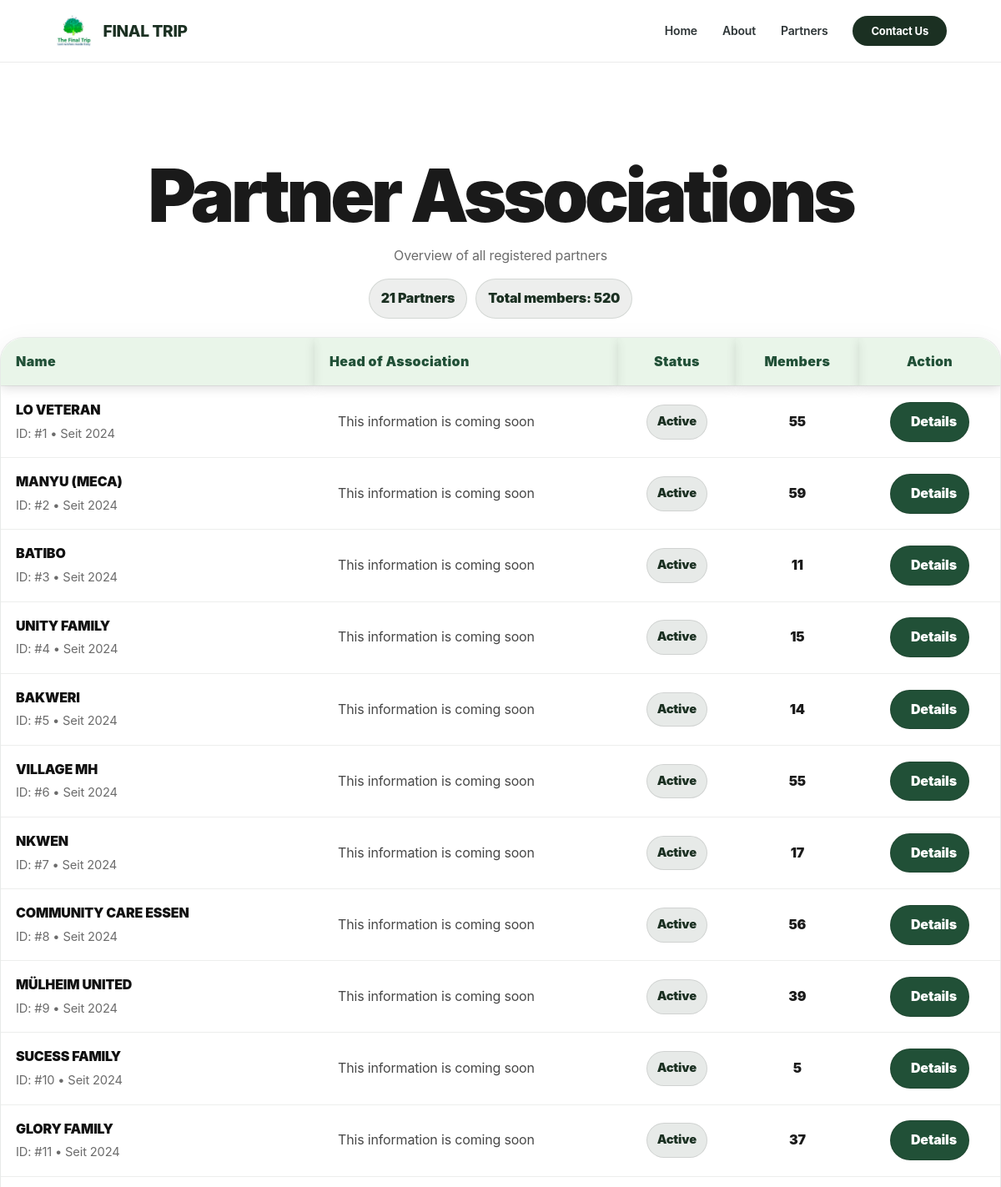
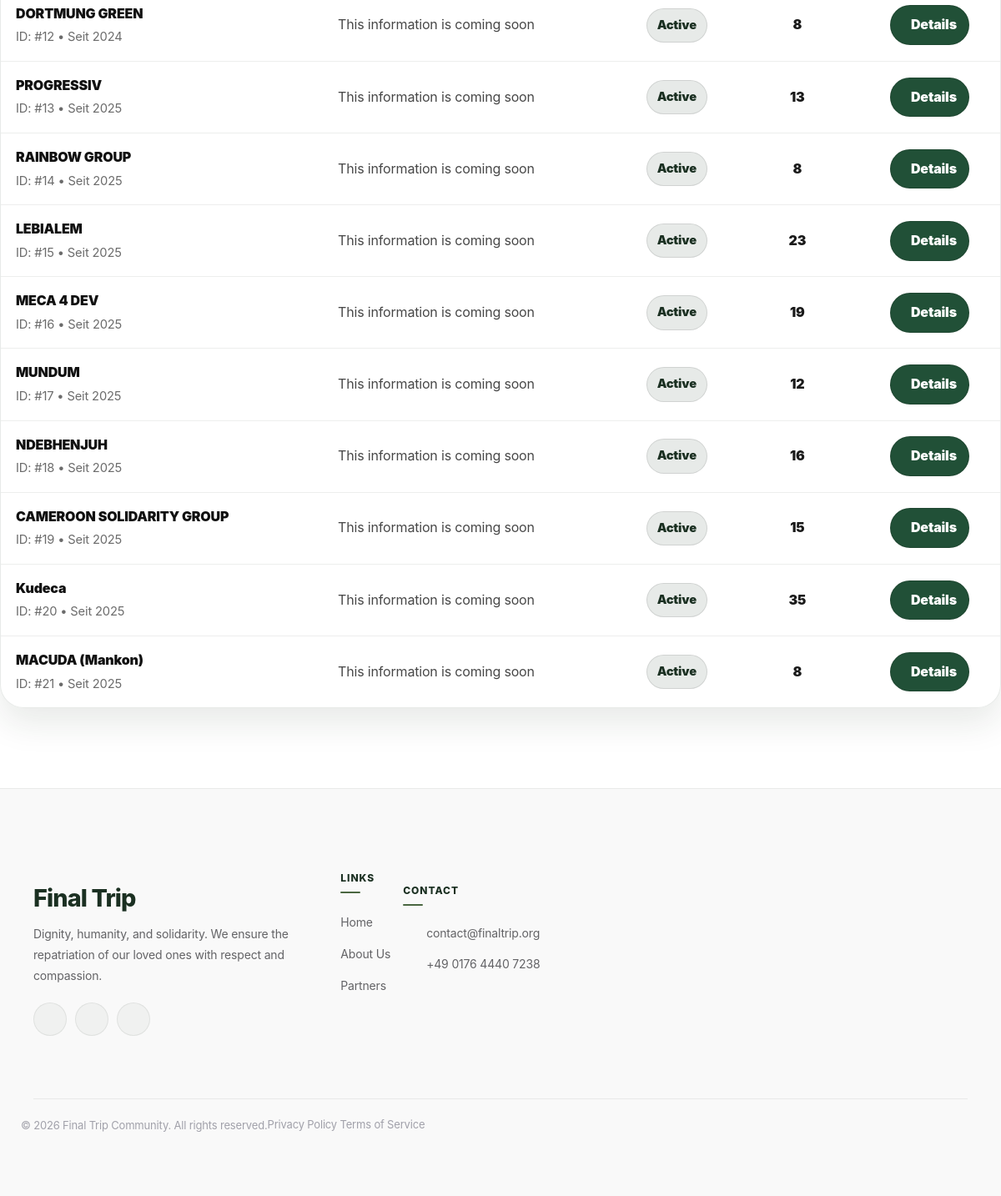
The page /associations/ on the database its author committed (2 pictures, top to bottom).
### pages/models.py (models this page shows, shortened)
class Association(models.Model):
    STATUS_CHOICES = [
        ('active', 'Active'),
        ('inactive', 'Inactive'),
        ('suspended', 'Suspended'),
    ]
    FEE_TYPE_CHOICES = [
        ('once', 'Einmalig'),
        ('monthly', 'Monatlich'),
        ('yearly', 'Jährlich'),
    ]
    name = models.CharField(max_length=200)
    entry_date = models.DateField(verbose_name="Eintrittsdatum", null=True, blank=True)
    head_of_association = models.CharField(max_length=200, verbose_name="Leiter/in der Assocation", null=True)
    head_phone = models.CharField(max_length=50, verbose_name="Telefon (Head)", null=True, blank=True)
    member_count = models.PositiveIntegerField(default=0, verbose_name="Anzahl Mitglieder",  null=True)
    status = models.CharField(max_length=20, choices=STATUS_CHOICES, default='active', verbose_name="Mitgliedstatus")
    fee_amount = models.FloatField(default=0.0, verbose_name="Beitrag (€)")
    fee_type = models.CharField(max_length=20, choices=FEE_TYPE_CHOICES, default='once', verbose_name="Beitragstyp")

### pages/views.py (the view)
# urls.py: path('associations/', views.association_list, name='association_list'),
def association_list(request):
    associations = Association.objects.all()
    total_members = associations.aggregate(
        total=Coalesce(Sum('member_count'), Value(0))
    )['total']
    total_monthly_volume = associations.aggregate(
        total=Coalesce(
            Sum('fee_amount'),
            Value(0),
            output_field=DecimalField(max_digits=12, decimal_places=2)
        )
    )['total']
    context = {
        'associations': associations,
        'associations_count': associations.count(),
        'total_members': total_members,
        'total_monthly_volume': total_monthly_volume,
    }
    return render(request, 'pages/association_list.html', context)

### templates/pages/association_list.html (shortened to what this page needs)
{% extends 'base.html' %}
{% load static %}
{% block extra_css %}
<link rel="stylesheet" href="{% static 'css/association.css' %}">
{% endblock %}
{% block body_class %}page-association page-association-list{% endblock %}
{% block content %}
<section class="ft-section">
  <div class="ft-wrap">
      <header class="assoc-head assoc-head--center">
      <h1 class="assoc-title">Partner Associations</h1>
      <p class="assoc-subtitle">Overview of all registered partners</p>
      <div class="assoc-head__meta">
        <span class="assoc-pill">{{ associations_count }} Partners</span>
        <span class="assoc-pill">Total members: {{ total_members }}</span>
      </div>
    </header>
    <div class="assoc-card assoc-only-desktop">
      <div class="assoc-table-wrap">
        <table class="assoc-table">
          <thead>
            <tr>
              <th class="is-left">Name</th>
              <th>Head of Association</th>
              <th class="is-center">Status</th>
              <th class="is-center">Members</th>
              <th class="is-center">Action</th>
            </tr>
          </thead>
          <tbody>
            {% for assoc in associations %}
            <tr>
              <td class="is-left">
                <div class="assoc-name">{{ assoc.name }}</div>
                <div class="assoc-meta">ID: #{{ assoc.pk }} • Seit {{ assoc.entry_date|date:"Y"|default:"-" }}</div>
              </td>
              <td>
                <div class="assoc-person">
                    <span>This information is coming soon</span>
                </div>
              </td>
              <td class="is-center">
                <span class="assoc-badge
                  {% if assoc.status == 'active' %}assoc-badge--active
                  {% elif assoc.status == 'suspended' %}assoc-badge--warn
                  {% else %}assoc-badge--inactive{% endif %}">
                  {{ assoc.get_status_display }}
                </span>
              </td>
              <td class="is-center assoc-strong">{{ assoc.member_count }}</td>
              <td class="is-center">
                <a class="assoc-btn assoc-btn--primary" href="{% url 'association_detail' assoc.pk %}">
                  <span>Details</span>
                </a>
              </td>
            </tr>
            {% empty %}
            <tr>
              <td colspan="6" class="assoc-empty">
                <i class="fas fa-info-circle"></i><span>Keine Associations gefunden.</span>
              </td>
            </tr>
            {% endfor %}
          </tbody>
        </table>
      </div>
    </div>
  </div>
</section>
{% endblock %}

### templates/base.html (shortened to what this page needs)
{% load static %}
<!DOCTYPE html>
<html lang="en">
<head>
{% block extra_css %}{% endblock %}
    <link rel="stylesheet" href="{% static 'css/bootstrap.css' %}">
    <link rel="stylesheet" href="{% static 'css/main.css' %}">
    <link rel="stylesheet" href="{% static 'css/lightbox.min.css' %}">
</head>
<body class="{% block body_class %}{% endblock %}">
    {% include 'partials/_navbar.html' %}
    <main>
        {% block content %}{% endblock %}
    </main>
    {% include 'partials/_footer.html' %}
</body>
</body>
</html>

### templates/partials/_navbar.html (shortened to what this page needs)
{% load static %}
<header class="ft-navbar">
    <div class="ft-container">
        <a href="/" class="ft-logo">
            <img src="/static/img/The_Final_Trip_New_Logo.png" alt="Final Trip Logo">
            <span class="ft-brand-text">FINAL TRIP</span>
        </a>
        <nav class="ft-nav-content" id="ft-nav-content">
            <ul class="ft-nav-list">
                <li><a href="/" class="ft-nav-link">Home</a></li>
                <li><a href="/about" class="ft-nav-link">About</a></li>
                <li><a href="/associations" class="ft-nav-link">Partners</a></li>
                <li><a href="/contact" class="ft-nav-cta">Contact Us</a></li>
            </ul>
        </nav>
    </div>
</header>

### templates/partials/_footer.html (shortened to what this page needs)
<footer class="site-footer">
  <div class="container">
    <div class="row gy-4">
      <div class="col-12 col-lg-4">
        <div class="footer-brand">
          <h4>Final Trip</h4>
          <p>Dignity, humanity, and solidarity. We ensure the repatriation of our loved ones with respect and compassion.</p>
          <div class="footer-social">
            <a href="#"></a>
            <a href="#"></a>
            <a href="#"></a>
          </div>
        </div>
      </div>
      <div class="col-6 col-lg-3 offset-lg-1">
        <h5>Links</h5>
        <ul class="footer-links">
          <li><a href="/">Home</a></li>
          <li><a href="/about">About Us</a></li>
          <li><a href="/associations">Partners</a></li>
        </ul>
      </div>
      <div class="col-6 col-lg-4">
        <h5>Contact</h5>
        <ul class="footer-contact">
          <li> contact@finaltrip.org</li>
          <li> +49 0176 4440 7238</li>
        </ul>
      </div>
    </div>
    <div class="footer-bottom">
      <div class="row align-items-center">
        <div class="col-12 col-md-6">
          <p>&copy; 2026 Final Trip Community. All rights reserved.</p>
        </div>
        <div class="col-12 col-md-6 text-md-end">
          <a href="#">Privacy Policy</a>
          <a href="#" class="ms-3">Terms of Service</a>
        </div>
      </div>
    </div>
  </div>
</footer>

### village/static/css/association.css (style rules this page uses)
.page-association { --assoc-green: var(--primary-green); --assoc-green-2: var(--accent-green, var(--primary-green)); --assoc-forest: var( var(--glass-forest)); --assoc-text: var(--text, #121212); --assoc-muted: rgba(0,0,0,0.58); --assoc-line: rgba(27,48,34,0.10); --assoc-green-3: #215037; }
.page-association h1, .page-association h2, .page-association h3 { letter-spacing: normal; text-transform: none; font-size: revert; }
.page-association .assoc-head { text-align:center; margin: 10px auto 22px; max-width: 920px; }
.page-association .assoc-title { margin:0; font-weight: 950; letter-spacing: -0.04em; color: var(--assoc-text); font-size: clamp(34px, 5.4vw, 64px); }
.page-association .assoc-subtitle { margin: 10px 0 0; color: var(--assoc-muted); }
.page-association .assoc-head__meta { margin-top: 14px; display:flex; flex-wrap:wrap; gap: 10px; justify-content:center; }
.page-association .assoc-pill { display:inline-flex; align-items:center; justify-content:center; padding: 10px 14px; border-radius: 999px; background: rgba(27,48,34,0.08); color: var(--assoc-green); font-weight: 900; border: 1px solid rgba(27,48,34,0.12); }
.page-association .assoc-card, .page-association .assoc-panel, .page-association .assoc-actions-card { border-radius: 28px; border: 1px solid rgba(27,48,34,0.10); background: rgba(255,255,255,0.55); -webkit-backdrop-filter: blur(18px) saturate(180%); backdrop-filter: blur(18px) saturate(180%); box-shadow: 0 18px 40px rgba(27,48,34,0.10); }
.page-association .assoc-table-wrap { overflow:auto; border-radius: 28px; }
.page-association .assoc-table { width:100%; border-collapse: separate; border-spacing: 0; min-width: 940px; }
.page-association .assoc-table thead th { text-align:left; padding: 16px 18px; background: var(--glass-forest); color:#215037; font-weight: 900; letter-spacing: .02em; border: none; position: sticky; top: 0; z-index: 1; box-shadow: 0 4px 12px rgba(0, 0, 0, 0.12) }
.page-association .assoc-table tbody td { padding: 16px 18px; border-top: 1px solid rgba(27,48,34,0.08); vertical-align: middle; background: rgba(255,255,255,0.25); }
.page-association .assoc-table tbody tr { transition: transform .18s ease, background-color .18s ease; }
.page-association .assoc-table .is-center { text-align:center; }
.page-association .assoc-table .is-left { text-align:left; }
.page-association .assoc-name { font-weight: 950; color: #111; }
.page-association .assoc-meta { font-size: 0.92rem; color: var(--assoc-muted); margin-top: 4px; }
.page-association .assoc-strong { font-weight: 950; }
.page-association .assoc-person { display:flex; align-items:center; gap: 10px; color: rgba(0,0,0,0.72); }
.page-association .assoc-badge { display:inline-flex; padding: 8px 12px; border-radius: 999px; font-weight: 900; border: 1px solid rgba(0,0,0,0.10); font-size: 0.92rem; background: rgba(255,255,255,0.45); }
.page-association .assoc-badge--active { background: rgba(27,48,34,0.10); color: var(--assoc-green); }
.page-association .assoc-btn { display:inline-flex; align-items:center; justify-content:center; gap:10px; padding: 10px 14px; border-radius: 999px; border: 1px solid rgba(27,48,34,0.16); background: var(--assoc-forest); color: var(--assoc-green-3); font-weight: 950; text-decoration:none; transition: transform .18s ease, box-shadow .18s ease, opacity .18s ease; }
.page-association .assoc-btn--primary { background: #215037; color:#fff; border-color: rgba(27,48,34,0.28); }

### rows shown on the page
Association: name "LO VETERAN", pk "1", entry_date "2024", status "Active", member_count "55"
Association: name "MANYU (MECA)", pk "2", entry_date "2024", status "Active", member_count "59"
Association: name "BATIBO", pk "3", entry_date "2024", status "Active", member_count "11"
Association: name "UNITY FAMILY", pk "4", entry_date "2024", status "Active", member_count "15"
Association: name "BAKWERI", pk "5", entry_date "2024", status "Active", member_count "14"
Association: name "VILLAGE MH", pk "6", entry_date "2024", status "Active", member_count "55"
Association: name "NKWEN", pk "7", entry_date "2024", status "Active", member_count "17"
Association: name "COMMUNITY CARE ESSEN", pk "8", entry_date "2024", status "Active", member_count "56"
Association: name "MÜLHEIM UNITED", pk "9", entry_date "2024", status "Active", member_count "39"
Association: name "SUCESS FAMILY", pk "10", entry_date "2024", status "Active", member_count "5"
Association: name "GLORY FAMILY", pk "11", entry_date "2024", status "Active", member_count "37"
Association: name "DORTMUNG GREEN", pk "12", entry_date "2024", status "Active", member_count "8"
Association: name "PROGRESSIV", pk "13", entry_date "2025", status "Active", member_count "13"
Association: name "RAINBOW GROUP", pk "14", entry_date "2025", status "Active", member_count "8"
Association: name "LEBIALEM", pk "15", entry_date "2025", status "Active", member_count "23"
Association: name "MECA 4 DEV", pk "16", entry_date "2025", status "Active", member_count "19"
Association: name "MUNDUM", pk "17", entry_date "2025", status "Active", member_count "12"
Association: name "NDEBHENJUH", pk "18", entry_date "2025", status "Active", member_count "16"
Association: name "CAMEROON SOLIDARITY GROUP", pk "19", entry_date "2025", status "Active", member_count "15"
Association: name "Kudeca", pk "20", entry_date "2025", status "Active", member_count "35"
Association: name "MACUDA (Mankon)", pk "21", entry_date "2025", status "Active", member_count "8"

### other values the page prints
{{ associations_count }} "21"
{{ total_members }} "520"
